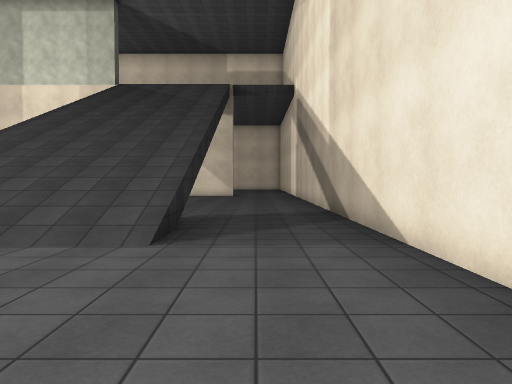
View 1 (above)

24 first-person views from a walk through a Unity game level. The camera is 1.5 m above the floor, tilts 2° down and sees 70° across. The floor is counted in squares, 2 m on a side. Each view is taken from the middle of a square. On the plan, view 1 faces up. The plan holds only what a view shows up to about 11 squares ahead; the rest is blank. The place goes on beyond the plan. The player is left out. Surface patterns are stand-ins for the level's own textures.

View 2
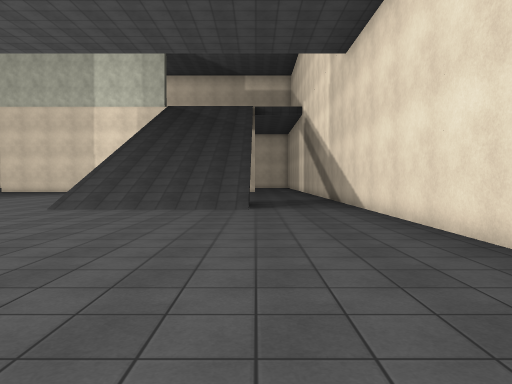

View 3
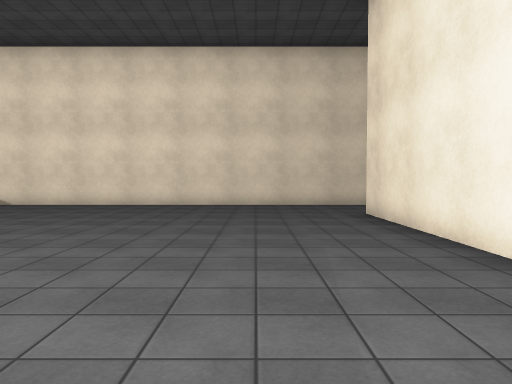

View 4
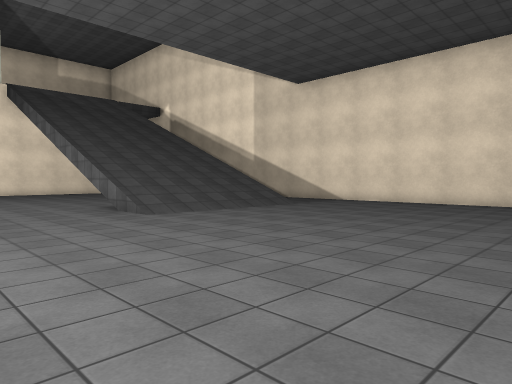

View 5
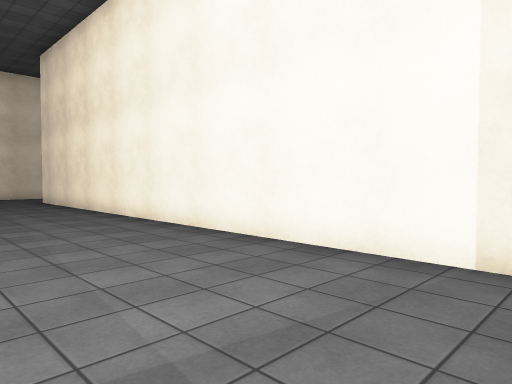

View 6
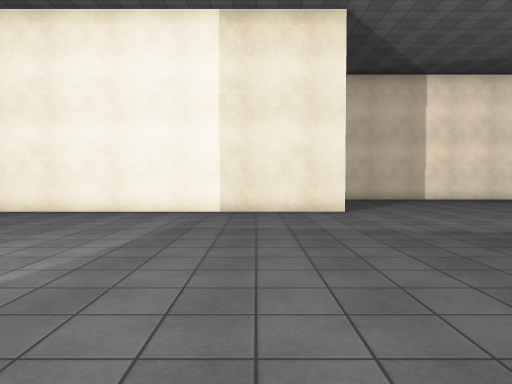

View 7
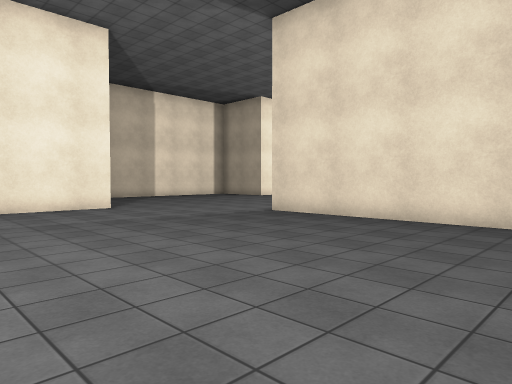

View 8
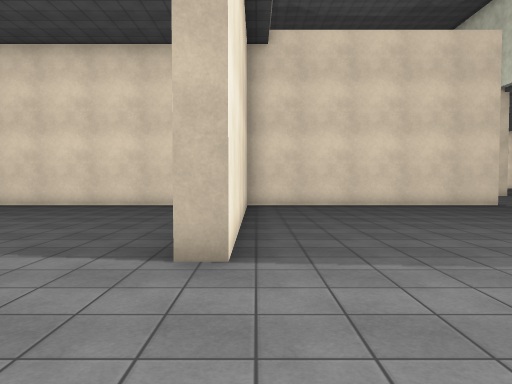

View 9
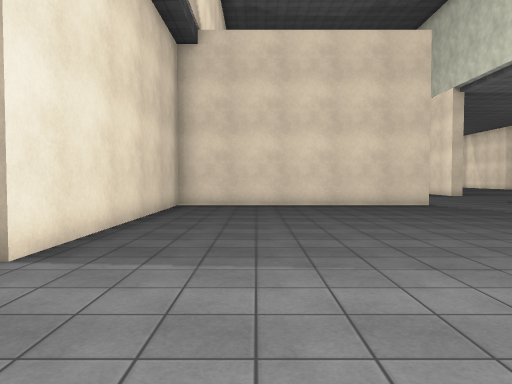

View 10
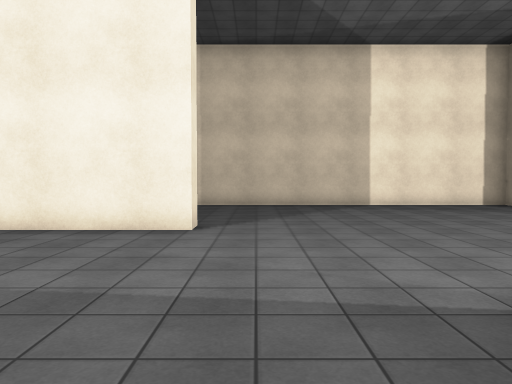

View 11
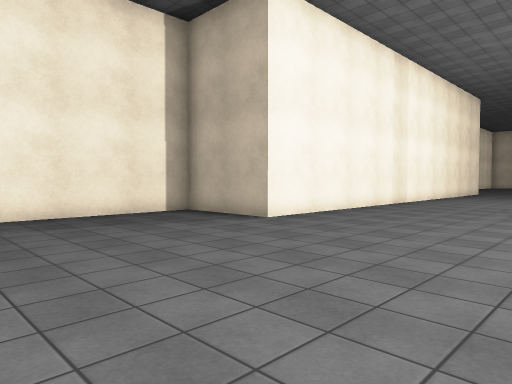

View 12
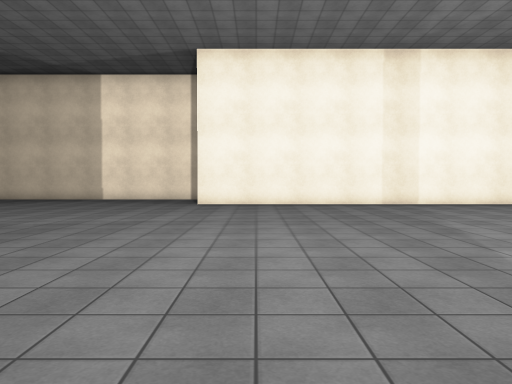

View 13
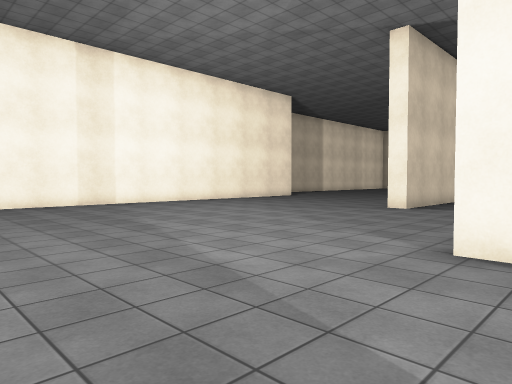

View 14
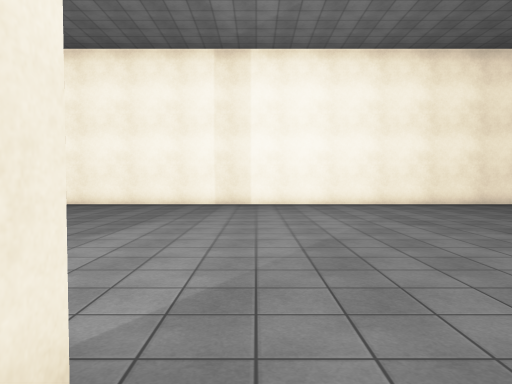

View 15
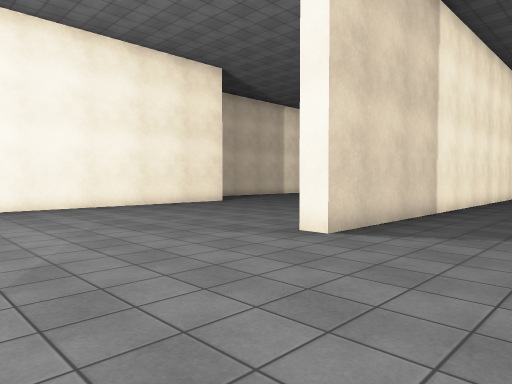

View 16
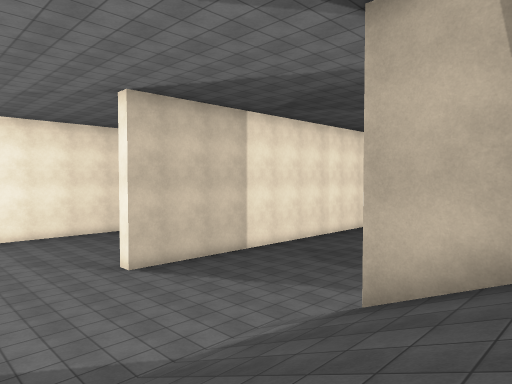

View 17
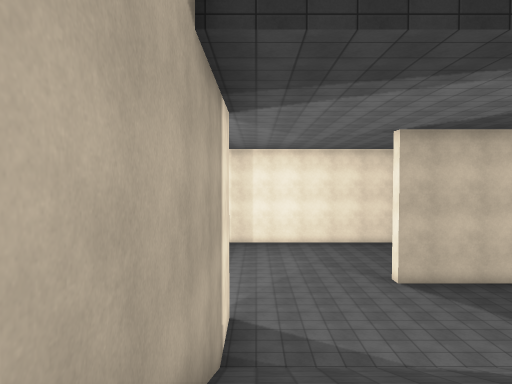

View 18
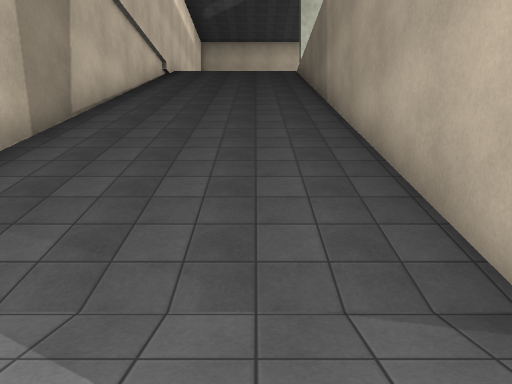

View 19
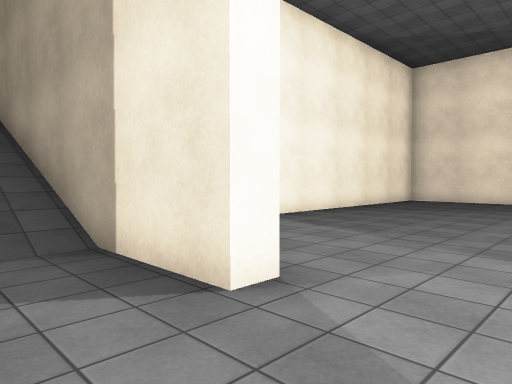

View 20
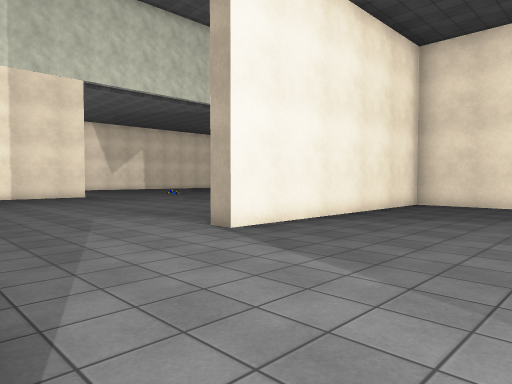

View 21
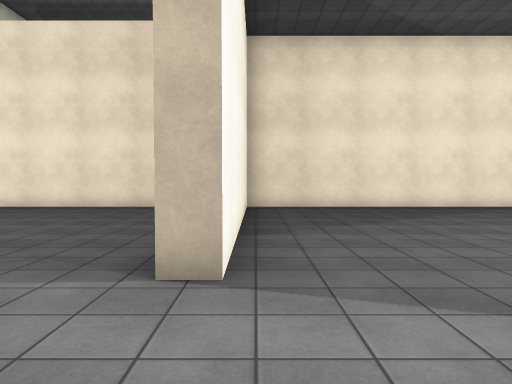

View 22
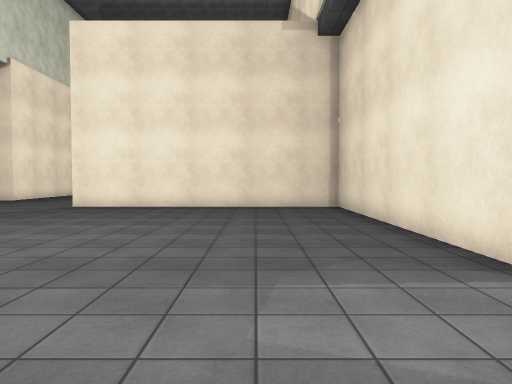

View 23
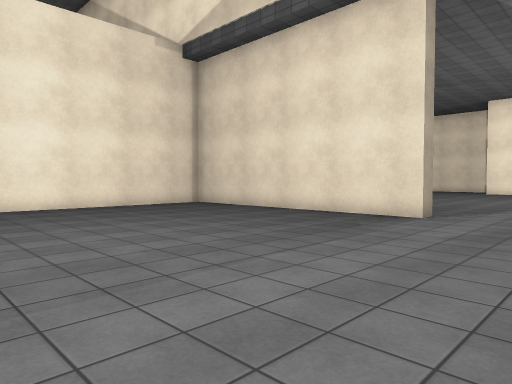

View 24
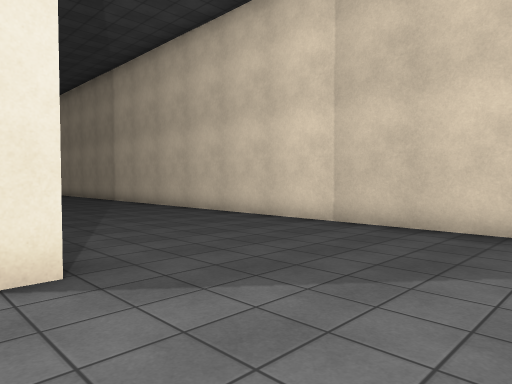

### Floor plan
Key: @ floor where view 1 was taken; # wall or solid block; x gap in a wall; . floor; / step, stairs or slope; = window, fence, low wall or low ledge.
Columns run from 39 left of view 1 to 2 right of it. Each row starts with its distance up from view 1.
 13    #///// ....   ...x....
 12    #///// ..........#......
 11    #///// ..........#.......         ....#
 10    #///// ..........#......... ..    ....#
  9    #/////#..........#.............   ....#
  8    #/////#..........#....................#
  7    #/////#..........#............//////..#
  6    #/////#..........#............//////..#
  5   ../////#...###############...../////=..#
  4 ..../////#..........#............//////..#
  3 .........#..........#.......  ...........#
  2 .........#..........#.......  ...........#
  1 ....................#.......  ...........#
  0 ....................#....... ..........@.#
 -1 ####................#....................#
 -2    ...............  #....................#
 -3  ........................................#
 -4 .........................................#
 -5 .........................................#
 -6 .......................############### ..#
 -7  ............................
 -8 ###############................
 -9               #.................
-10               #.................
-11               #################

Positions as (right, up) in squares from view 1, and headings:
1: (0, 0), facing up
2: (-1, -5), facing up
3: (-9, -3), facing right
4: (-10, -3), facing up-right
5: (-14, -2), facing down-right
6: (-14, 3), facing down
7: (-12, 4), facing down-left
8: (-8, 6), facing left
9: (-8, 8), facing left
10: (-17, 0), facing down
11: (-19, -3), facing down-left
12: (-26, 3), facing down
13: (-26, 3), facing down-left
14: (-31, 3), facing down
15: (-31, 2), facing down-left
16: (-31, 8), facing down-left
17: (-31, 10), facing down
18: (-32, 2), facing up
19: (-32, 0), facing up-right
20: (-30, 1), facing up-right
21: (-29, 5), facing right
22: (-29, 8), facing right
23: (-29, 13), facing down-right
24: (-19, -5), facing down-right
